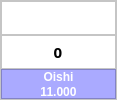
            <widget class="QFrame" name="itemFrame_2">
             <property name="maximumSize">
              <size>
               <width>117</width>
               <height>150</height>
              </size>
             </property>
             <property name="styleSheet">
              <string notr="true">background-color: rgb(255, 255, 255);</string>
             </property>
             <property name="frameShape">
              <enum>QFrame::StyledPanel</enum>
             </property>
             <property name="frameShadow">
              <enum>QFrame::Raised</enum>
             </property>
             <layout class="QVBoxLayout" name="verticalLayout_7">
              <property name="spacing">
               <number>0</number>
              </property>
              <property name="leftMargin">
               <number>0</number>
              </property>
              <property name="topMargin">
               <number>0</number>
              </property>
              <property name="rightMargin">
               <number>0</number>
              </property>
              <property name="bottomMargin">
               <number>0</number>
              </property>
              <item>
               <widget class="QFrame" name="frame_11">
                <property name="frameShape">
                 <enum>QFrame::StyledPanel</enum>
                </property>
                <property name="frameShadow">
                 <enum>QFrame::Raised</enum>
                </property>
                <layout class="QHBoxLayout" name="horizontalLayout_5">
                 <property name="spacing">
                  <number>0</number>
                 </property>
                 <property name="leftMargin">
                  <number>0</number>
                 </property>
                 <property name="topMargin">
                  <number>0</number>
                 </property>
                 <property name="rightMargin">
                  <number>0</number>
                 </property>
                 <property name="bottomMargin">
                  <number>0</number>
                 </property>
                 <item>
                  <widget class="QPushButton" name="selectBtn1_2">
                   <property name="maximumSize">
                    <size>
                     <width>153</width>
                     <height>153</height>
                    </size>
                   </property>
                   <property name="text">
                    <string/>
                   </property>
                   <property name="icon">
                    <iconset>
                     <normaloff>img/8934803011258.jpg</normaloff>img/8934803011258.jpg</iconset>
                   </property>
                   <property name="iconSize">
                    <size>
                     <width>60</width>
                     <height>60</height>
                    </size>
                   </property>
                   <property name="flat">
                    <bool>true</bool>
                   </property>
                  </widget>
                 </item>
                </layout>
               </widget>
              </item>
              <item>
               <widget class="QFrame" name="adjustFrame2">
                <property name="enabled">
                 <bool>true</bool>
                </property>
                <property name="maximumSize">
                 <size>
                  <width>16777215</width>
                  <height>35</height>
                 </size>
                </property>
                <property name="frameShape">
                 <enum>QFrame::StyledPanel</enum>
                </property>
                <property name="frameShadow">
                 <enum>QFrame::Raised</enum>
                </property>
                <layout class="QHBoxLayout" name="horizontalLayout_4">
                 <property name="spacing">
                  <number>0</number>
                 </property>
                 <property name="leftMargin">
                  <number>0</number>
                 </property>
                 <property name="topMargin">
                  <number>0</number>
                 </property>
                 <property name="rightMargin">
                  <number>0</number>
                 </property>
                 <property name="bottomMargin">
                  <number>0</number>
                 </property>
                 <item>
                  <widget class="QPushButton" name="addItem1_2">
                   <property name="maximumSize">
                    <size>
                     <width>20</width>
                     <height>20</height>
                    </size>
                   </property>
                   <property name="text">
                    <string/>
                   </property>
                   <property name="icon">
                    <iconset>
                     <normaloff>img/add.png</normaloff>img/add.png</iconset>
                   </property>
                   <property name="flat">
                    <bool>true</bool>
                   </property>
                  </widget>
                 </item>
                 <item>
                  <widget class="QLabel" name="countItem1_2">
                   <property name="maximumSize">
                    <size>
                     <width>20</width>
                     <height>20</height>
                    </size>
                   </property>
                   <property name="font">
                    <font>
                     <family>MS Gothic</family>
                     <pointsize>11</pointsize>
                     <weight>75</weight>
                     <bold>true</bold>
                    </font>
                   </property>
                   <property name="text">
                    <string>0</string>
                   </property>
                   <property name="alignment">
                    <set>Qt::AlignCenter</set>
                   </property>
                  </widget>
                 </item>
                 <item>
                  <widget class="QPushButton" name="minusItem1_2">
                   <property name="maximumSize">
                    <size>
                     <width>20</width>
                     <height>20</height>
                    </size>
                   </property>
                   <property name="text">
                    <string/>
                   </property>
                   <property name="icon">
                    <iconset>
                     <normaloff>img/minus-button.png</normaloff>img/minus-button.png</iconset>
                   </property>
                   <property name="flat">
                    <bool>true</bool>
                   </property>
                  </widget>
                 </item>
                </layout>
               </widget>
              </item>
              <item>
               <widget class="QFrame" name="frame_9">
                <property name="maximumSize">
                 <size>
                  <width>16777215</width>
                  <height>30</height>
                 </size>
                </property>
                <property name="styleSheet">
                 <string notr="true">color: rgb(255, 255, 255);
background-color: rgb(170, 170, 255);</string>
                </property>
                <property name="frameShape">
                 <enum>QFrame::StyledPanel</enum>
                </property>
                <property name="frameShadow">
                 <enum>QFrame::Raised</enum>
                </property>
                <layout class="QVBoxLayout" name="verticalLayout_6">
                 <property name="spacing">
                  <number>2</number>
                 </property>
                 <property name="leftMargin">
                  <number>0</number>
                 </property>
                 <property name="topMargin">
                  <number>0</number>
                 </property>
                 <property name="rightMargin">
                  <number>0</number>
                 </property>
                 <property name="bottomMargin">
                  <number>0</number>
                 </property>
                 <item>
                  <widget class="QLabel" name="nameItem1_2">
                   <property name="font">
                    <font>
                     <family>Segoe UI</family>
                     <weight>75</weight>
                     <bold>true</bold>
                    </font>
                   </property>
                   <property name="text">
                    <string>Oishi</string>
                   </property>
                   <property name="alignment">
                    <set>Qt::AlignCenter</set>
                   </property>
                  </widget>
                 </item>
                 <item>
                  <widget class="QLabel" name="costItem1_2">
                   <property name="font">
                    <font>
                     <family>Segoe UI</family>
                     <weight>75</weight>
                     <bold>true</bold>
                    </font>
                   </property>
                   <property name="text">
                    <string>11.000</string>
                   </property>
                   <property name="alignment">
                    <set>Qt::AlignCenter</set>
                   </property>
                  </widget>
                 </item>
                </layout>
               </widget>
              </item>
             </layout>
            </widget>
